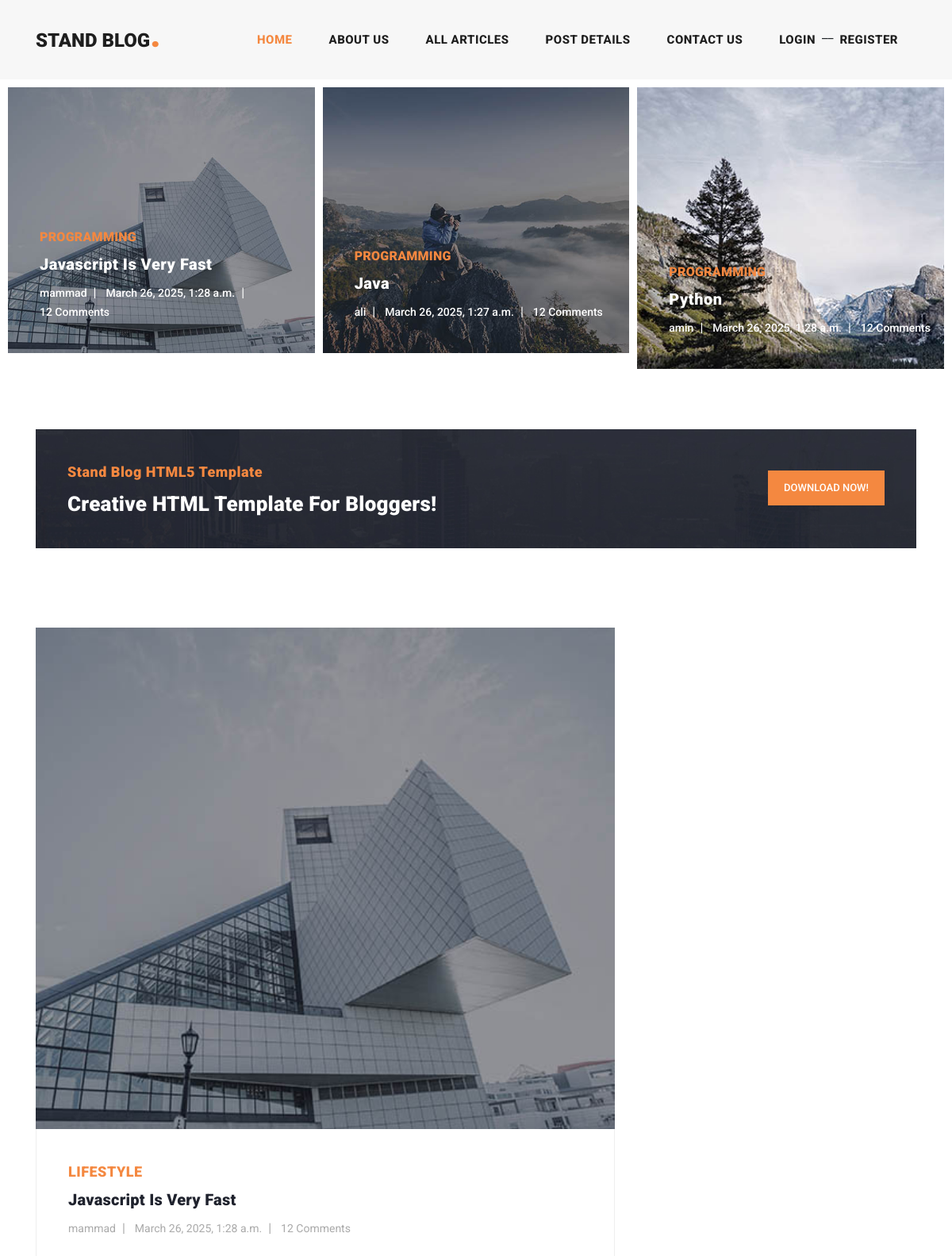
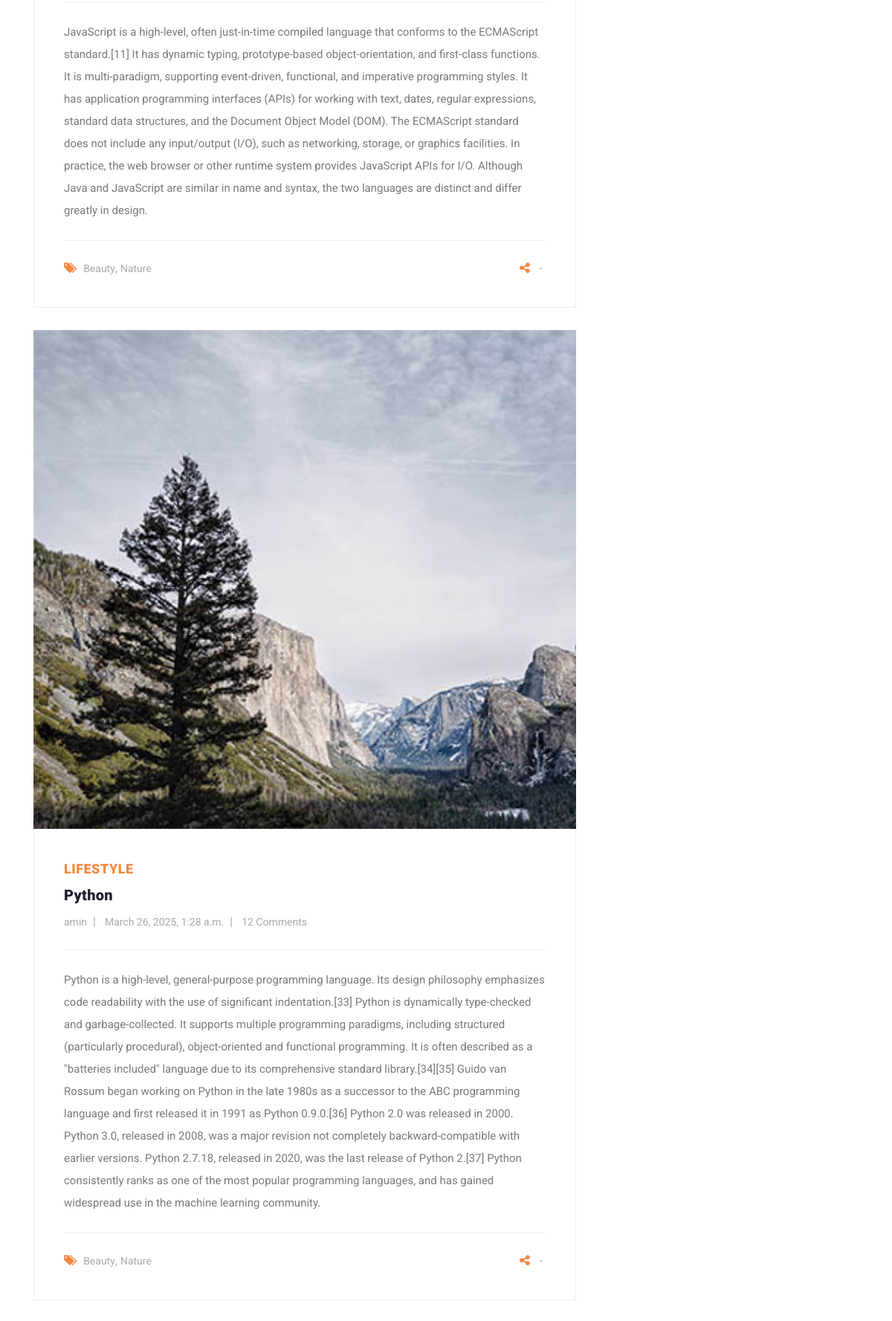
The page / (upper part) on the database its author committed (2 pictures, top to bottom).
### blog/models.py (models this page shows, shortened)
class Article(models.Model):
    author = models.ForeignKey(User , on_delete=models.SET_NULL, null=True , blank=True , related_name='articles')
    title = models.CharField(max_length=80)
    category = models.ManyToManyField(Category , related_name="articles")
    body = models.TextField()
    image = models.ImageField(upload_to='images/articles')
    created = models.DateTimeField(auto_now_add=True)
    updated = models.DateTimeField(auto_now=True)
    is_published = models.BooleanField(default=True)
    slug = models.SlugField(blank=True , unique=True)
    objects = models.Manager()
    class Meta:
        ordering = ('-updated','-created')
    def get_absolute_url(self):
        return reverse('blog:article_detail', kwargs={'slug': self.slug})

class Category(models.Model):
    title = models.CharField(max_length=100)
    created = models.DateTimeField(auto_now_add=True)

### home/views.py (the view)
# urls.py: 2. Add a URL to urlpatterns:  path('', views.home, name='home')
def home(request):
    articles = Article.objects.all()
    recent_articles = Article.objects.all()[:3]
    return render(request , "home_app/index.html" , {'articles':articles})

### context_processors/context_processors.py (called while the page is built)
def recent_articles(request):
    recent_articles = Article.objects.order_by('-created')
    categories = Category.objects.all()
    return {'recent_articles': recent_articles , "categories": categories}

### home/templates/home_app/index.html (shortened to what this page needs)
{% extends 'base.html' %}
{% load static %}
{% load render_partial %}
{% load social_share %}
{% block content %}
    {% load static %}
    <div class="main-banner header-text">
      <div class="container-fluid">
        <div class="owl-banner owl-carousel">
            {% for article in articles %}
            	  <div class="item">
            <img src= "{{ article.image.url }}" alt="{{ article.title }}">
            <div class="item-content">
              <div class="main-content">
                <div class="meta-category">
                  <span>{{ article.category.first.title }}</span>
                </div>
                <a href="{{ article.get_absolute_url }}"><h4>{{ article.title }}</h4></a>
                <ul class="post-info">
                  <li><a href="#">{{ article.author.username }}</a></li>
                  <li><a href="#">{{ article.created }}</a></li>
                  <li><a href="#">12 Comments</a></li>
                </ul>
              </div>
            </div>
          </div>
            {% endfor %}
        </div>
      </div>
    </div>
    <section class="call-to-action">
      <div class="container">
        <div class="row">
          <div class="col-lg-12">
            <div class="main-content">
              <div class="row">
                <div class="col-lg-8">
                  <span>Stand Blog HTML5 Template</span>
                  <h4>Creative HTML Template For Bloggers!</h4>
                </div>
                <div class="col-lg-4">
                  <div class="main-button">
                    <a rel="nofollow" href="https://templatemo.com/tm-551-stand-blog" target="_parent">Download Now!</a>
                  </div>
                </div>
              </div>
            </div>
          </div>
        </div>
      </div>
    </section>
    <section class="blog-posts">
      <div class="container">
        <div class="row">
          <div class="col-lg-8">
            <div class="all-blog-posts">
              <div class="row">
                  {% for article in recent_articles %}
                      <div class="col-lg-12">
                  <div class="blog-post">
                    <div class="blog-thumb">
                      <img src= "{{ article.image.url }}" alt="">
                    </div>
                    <div class="down-content">
                      <span>Lifestyle</span>
                      <a href="post-details.html"><h4>{{ article.title }}</h4></a>
                      <ul class="post-info">
                        <li><a href="#">{{ article.author.username }}</a></li>
                        <li><a href="#">{{ article.created }}</a></li>
                        <li><a href="#">12 Comments</a></li>
                      </ul>
                        <p>{{ article.body }}</p>
                      <div class="post-options">
                        <div class="row">
                          <div class="col-6">
                            <ul class="post-tags">
                              <li><i class="fa fa-tags"></i></li>
                              <li><a href="#">Beauty</a>,</li>
                              <li><a href="#">Nature</a></li>
                            </ul>
                          </div>
                          <div class="col-6">
                            <ul class="post-share">
                              <li><i class="fa fa-share-alt"></i></li>
                                <li>-</li>
                            </ul>
                          </div>
                        </div>
                      </div>
                    </div>
                  </div>
                </div>
                  {% endfor %}
              </div>
            </div>
          </div>
        </div>
      </div>
    </section>
{% endblock %}

### static/css/templatemo-stand-blog.css (style rules this page uses)
body { font-family: 'Roboto', sans-serif; overflow-x: hidden; text-rendering: optimizeLegibility; -webkit-font-smoothing: antialiased; -moz-osx-font-smoothing: grayscale; }
p { margin-bottom: 0px; font-size: 15px; font-weight: 400; color: #7a7a7a; line-height: 30px; }
a { text-decoration: none!important; }
ul { padding: 0; margin: 0; list-style: none; }
h1,h2,h3,h4,h5,h6 { margin: 0px; }
.main-button a { display: inline-block; background-color: #f48840; color: #fff; font-size: 13px; font-weight: 500; padding: 12px 20px; text-transform: uppercase; transition: all .3s; }
.main-banner .container-fluid { padding: 0px 10px; margin-bottom: -24px; }
.owl-banner { padding-top: 110px; }
.owl-banner .item { position: relative; }
.owl-banner .item .item-content { position: absolute; bottom: 40px; left: 40px; }
.owl-banner .item .item-content .meta-category span { color: #f48840; font-size: 18px; text-transform: uppercase; font-weight: 900; letter-spacing: 0.25px; }
.owl-banner .item .item-content h4 { font-size: 24px; font-weight: 900; color: #fff; letter-spacing: 0.5px; text-transform: capitalize; margin: 10px 0px 12px 0px; }
.owl-banner .item .item-content ul li { display: inline-block; margin-right: 8px; }
.owl-banner .item .item-content ul li:after { content: '|'; color: #fff; margin-left: 8px; }
.owl-banner .item .item-content ul li:last-child::after { display: none; }
.owl-banner .item .item-content ul li a { font-size: 14px; color: #fff; font-weight: 500; transition: all .3s; }
.call-to-action { margin-top: 100px; }
.call-to-action .main-content { padding: 40px; background-image: url(../images/cta-bg.jpg); background-position: center center; background-repeat: no-repeat; background-size: cover; }
.call-to-action .main-content span { color: #f48840; font-size: 18px; font-weight: 900; letter-spacing: 0.5px; }
.call-to-action .main-content h4 { margin-bottom: 0px; margin-top: 12px; color: #fff; font-size: 26px; font-weight: 900; letter-spacing: 0.25px; }
.call-to-action .main-content .main-button { text-align: right; margin-top: 12px; }
.blog-posts { margin-top: 100px; }
.blog-posts .blog-post { margin-bottom: 30px; }
.blog-posts .blog-thumb img { width: 100%; overflow: hidden; }
.blog-posts .down-content { padding: 40px; border-right: 1px solid #eee; border-left: 1px solid #eee; border-bottom: 1px solid #eee; }
.blog-posts .down-content span { font-size: 18px; text-transform: uppercase; letter-spacing: 0.5px; font-weight: 900; color: #f48840; }
.blog-posts .down-content h4 { font-size: 24px; text-transform: capitalize; letter-spacing: 0.5px; font-weight: 900; color: #20232e; margin: 10px 0px 12px 0px; }
.blog-posts .down-content ul.post-info li { display: inline-block; margin-right: 8px; }
.blog-posts .down-content ul.post-info li:after { content: '|'; color: #aaa; margin-left: 8px; }
.blog-posts .down-content h4 { font-size: 20px; letter-spacing: 0.25px; }
.blog-posts .down-content ul.post-info li:last-child::after { display: none; }
.blog-posts .down-content ul.post-info li a { font-size: 14px; color: #aaa; font-weight: 400; transition: all .3s; }
.blog-posts .down-content p { padding: 25px 0px; margin: 25px 0px; border-top: 1px solid #eee; border-bottom: 1px solid #eee; }
.blog-posts .down-content ul.post-share { text-align: right; }
.blog-posts .down-content ul.post-tags li, .blog-posts .down-content ul.post-share li { display: inline-block; }
.blog-posts .down-content ul.post-tags li:first-child i, .blog-posts .down-content ul.post-share li:first-child i { color: #f48840; margin-right: 5px; }
.blog-posts .down-content ul.post-tags li, .blog-posts .down-content ul.post-share li { color: #aaa; }
.blog-posts .down-content ul.post-tags li a, .blog-posts .down-content ul.post-share li a { font-size: 14px; color: #aaa; font-weight: 400; transition: all .3s; }
@media (max-width: 1250px) { .owl-banner .item .item-content .meta-category span { font-size: 16px; } }
@media (max-width: 1250px) { .owl-banner .item .item-content h4 { font-size: 20px; } }

### rows shown on the page
Article: image (picture), category.first "PROGRAMMING", title "Javascript Is Very Fast", author.username "mammad", created "March 26, 2025, 1:28 a.m.", body "JavaScript is a high-level, often just-in-time compiled language that conforms to the ECMAScript standard.[11] It has dynamic typing, prototype-based object-orientation, and first-class functions. It is multi-paradigm, supporting event-driven, functional, and imperative programming styles. It has application programming interfaces (APIs) for working with text, dates, regular expressions, standard data structures, and the Document Object Model (DOM). The ECMAScript standard does not include any input/output (I/O), such as networking, storage, or graphics facilities. In practice, the web browser or other runtime system provides JavaScript APIs for I/O. Although Java and JavaScript are similar…"
Article: image (picture), category.first "PROGRAMMING", title "Java", author.username "ali", created "March 26, 2025, 1:27 a.m."
Article: image (picture), category.first "PROGRAMMING", title "Python", author.username "amin", created "March 26, 2025, 1:28 a.m.", body "Python is a high-level, general-purpose programming language. Its design philosophy emphasizes code readability with the use of significant indentation.[33] Python is dynamically type-checked and garbage-collected. It supports multiple programming paradigms, including structured (particularly procedural), object-oriented and functional programming. It is often described as a \"batteries included\" language due to its comprehensive standard library.[34][35] Guido van Rossum began working on Python in the late 1980s as a successor to the ABC programming language and first released it in 1991 as Python 0.9.0.[36] Python 2.0 was released in 2000. Python 3.0, released in 2008, was a major revision…"
